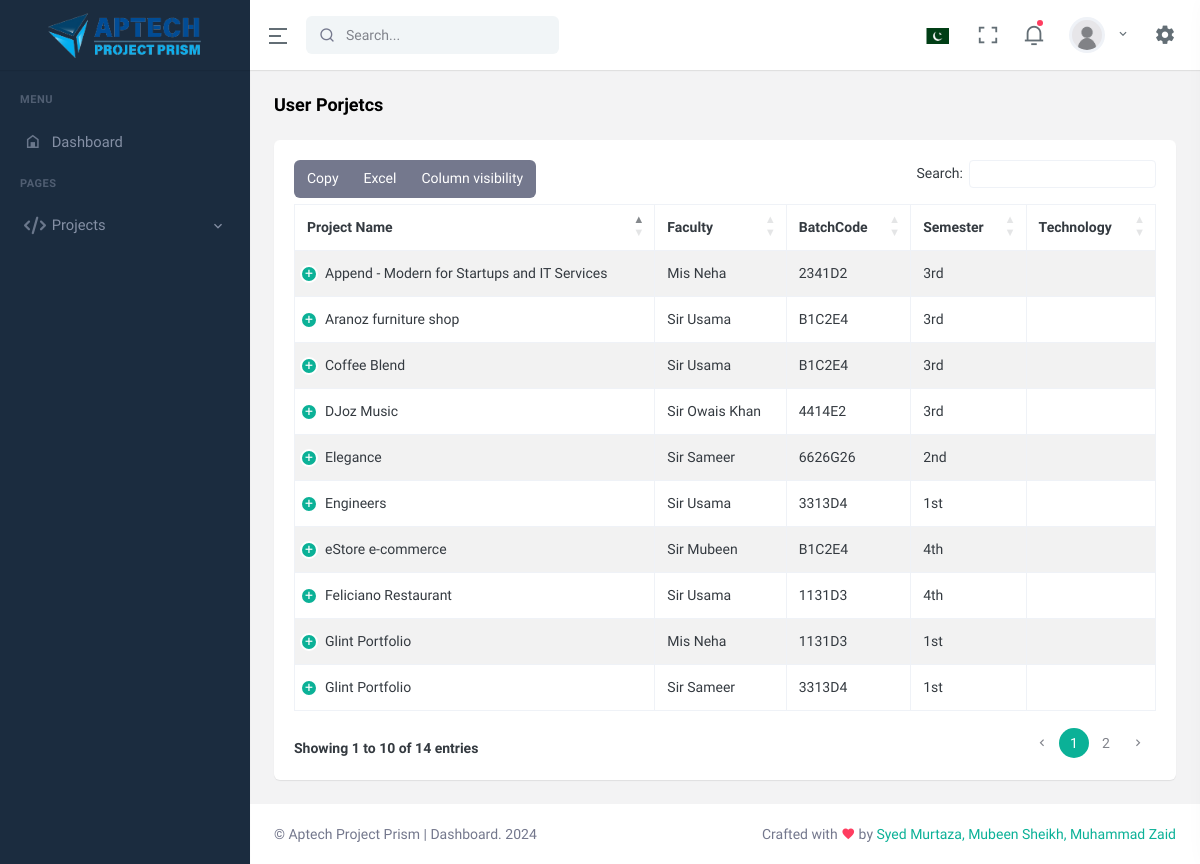
The page /User-Dashboard/users.php on the database its author committed.
### tables this page shows
CREATE TABLE `project` (
  `project_id` int(11) NOT NULL,
  `project_name` varchar(255) NOT NULL,
  `project_faculty` varchar(255) NOT NULL,
  `project_batchcode` varchar(255) NOT NULL,
  `project_semester` varchar(255) NOT NULL,
  `project_url` text NOT NULL,
  `project_img` varchar(255) NOT NULL,
  `project_desc` text NOT NULL,
  `status` tinyint(4) NOT NULL DEFAULT 1,
  `user_id` int(11) NOT NULL,
  `category` int(11) NOT NULL,
  `Sta` varchar(255) NOT NULL,
  `Statuss` int(255) NOT NULL
);

### User-Dashboard/users.php (the view, shortened to what this page needs)
<?php
include ('includes/header.php');
include ('includes/navbar.php');
include ('includes/sidebar.php');
include("config.php");
?>
<div id="layout-wrapper">
    <div class="main-content">
        <div class="page-content">
            <div class="container-fluid">
                <div class="row">
                    <div class="col-12">
                        <div class="page-title-box d-sm-flex align-items-center justify-content-between">
                            <h4 class="mb-sm-0">User Porjetcs</h4>
                        </div>
                    </div>
                </div>
                <div class="row">
                    <div class="col-12">
                        <div class="card">
                            <div class="card-body">
                                <table id="datatable-buttons"
                                    class="table table-striped table-bordered dt-responsive nowrap"
                                    style="border-collapse: collapse; border-spacing: 0; width: 100%;">
                                    <thead>
                                        <tr>
                                            <th>Project Name</th>
                                            <th>Faculty</th>
                                            <th>BatchCode</th>
                                            <th>Semester</th>
                                            <th>Technology</th>
                                        </tr>
                                    </thead>
                                    <tbody>
                                    <?php
                              $fetch_project_join = "SELECT * from `project`";
                              $fetch_project_result = mysqli_query($connection, $fetch_project_join);
                              if (mysqli_num_rows($fetch_project_result) > 0) {
                                 while ($row = mysqli_fetch_assoc($fetch_project_result)) {
                            ?>
                                        <tr>
                                            <td><?php echo $row['project_name'] ?></td>
                                            <td><?php echo $row['project_faculty'] ?></td>
                                            <td><?php echo $row['project_batchcode'] ?></td>
                                            <td><?php echo $row['project_semester'] ?></td>
                                            <td><?php echo $row['project_technology'] ?></td>
                                        </tr>
                                        <?php
                                 }
                              }
                              ?>
                                    </tbody>
                                </table>
                            </div>
                        </div>
                    </div>
                </div>
            </div>
        </div>
    </div>
</div>
<?php
include ('includes/footer.php');
?>

### rows shown on the page
project: project_name "DJoz Music", project_faculty "Sir Owais Khan", project_batchcode "4414E2", project_semester "3rd"
project: project_name "Feliciano Restaurant", project_faculty "Sir Usama", project_batchcode "1131D3", project_semester "4th"
project: project_name "eStore e-commerce", project_faculty "Sir Mubeen", project_batchcode "B1C2E4", project_semester "4th"
project: project_name "Coffee Blend", project_faculty "Sir Usama", project_batchcode "B1C2E4", project_semester "3rd"
project: project_name "Aranoz furniture shop", project_faculty "Sir Usama", project_batchcode "B1C2E4", project_semester "3rd"
project: project_name "Engineers", project_faculty "Sir Usama", project_batchcode "3313D4", project_semester "1st"
project: project_name "Glint Portfolio", project_faculty "Mis Neha", project_batchcode "1131D3", project_semester "1st"
project: project_name "Elegance", project_faculty "Sir Sameer", project_batchcode "6626G26", project_semester "2nd"
project: project_name "Glint Portfolio", project_faculty "Sir Sameer", project_batchcode "3313D4", project_semester "1st"
project: project_name "Append - Modern for Startups and IT Services", project_faculty "Mis Neha", project_batchcode "2341D2", project_semester "3rd"
